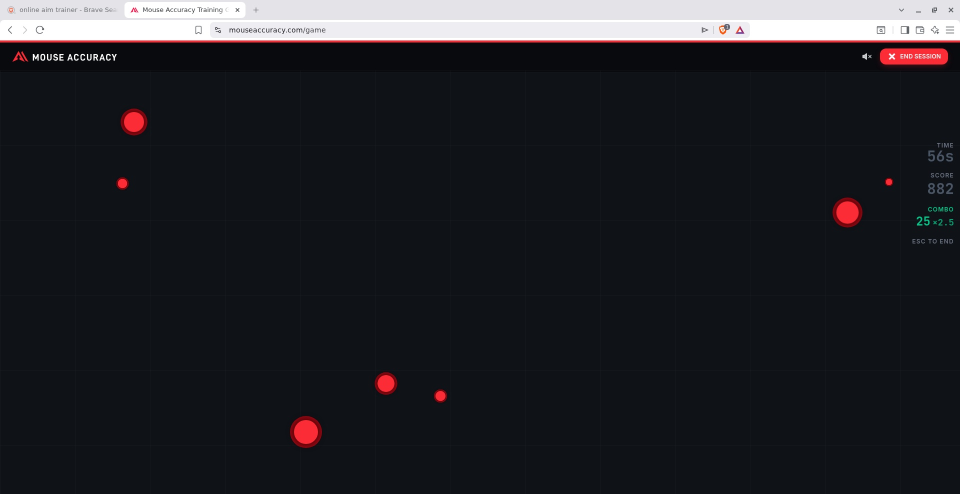
#> input picture dataset/images/train/0c8364dd-frame_1775972679.9689813.jpg, 1920 x 988 px (shown at 1/2 size); its folder holds only this picture in this run
$ python -i detector.py   (imports and definitions only)
#> lines starting #> are read from the running program, lines starting #| are printed output that depends on the picture; after the words box and inside, x2 and y2 are one past the last pixel; in counts of white or black regions, pixels touching at a corner belong together
#> further down, picture is the input picture: shape (988, 1920, 3); mean B, G, R 40.8, 35.9, 35.6
import os
import cv2
import numpy as np
import config


# [10 lines left out: function _detect_format, not called in this run]


# Backend YOLO (red neuronal)
class _YoloBackend:
    # [114 lines left out: functions __init__, detect, not called in this run]


# Backend por color (HSV + filtro de tamano/forma)
# Para sprites del juego anda mucho mejor que YOLO generico
class _ColorBackend:

    def __init__(self):
        self.min_area = getattr(config, "COLOR_MIN_AREA", 80)
        self.max_area = getattr(config, "COLOR_MAX_AREA", 6000)
        self.max_dets = getattr(config, "COLOR_MAX_DETS_PER_FRAME", 4)
        self.ignore_bottom_frac = getattr(config, "COLOR_IGNORE_BOTTOM_FRAC", 0.0)
        self.use_motion = getattr(config, "COLOR_USE_MOTION", False)

        if self.use_motion:
            # Frame differencing: lo que cambia frame a frame = se esta moviendo.
            # Sin esto el tronco del arbol entraba al rango de color y disparaba.
            self._prev_gray = None
            self._motion_kernel = cv2.getStructuringElement(
                cv2.MORPH_ELLIPSE, (15, 15)
            )
            self._motion_threshold = 3
            self._motion_dilate_iters = 8

        self.red_low1  = np.array(config.COLOR_RED_LOW1,  dtype=np.uint8)
        self.red_high1 = np.array(config.COLOR_RED_HIGH1, dtype=np.uint8)
        self.red_low2  = np.array(config.COLOR_RED_LOW2,  dtype=np.uint8)
        self.red_high2 = np.array(config.COLOR_RED_HIGH2, dtype=np.uint8)
        self.dark_low  = np.array(config.COLOR_DARK_LOW,  dtype=np.uint8)
        self.dark_high = np.array(config.COLOR_DARK_HIGH, dtype=np.uint8)

        self._kernel = cv2.getStructuringElement(cv2.MORPH_ELLIPSE, (3, 3))

        self._call_count = 0
        self._log_every  = 30

        print(f"[Detector/COLOR] Modo HSV color matching")
        print(f"[Detector/COLOR] Area valida: [{self.min_area}, {self.max_area}] px2")
        print(f"[Detector/COLOR] Max dets/frame: {self.max_dets}")

    def detect(self, frame):
        self._call_count += 1

        hsv = cv2.cvtColor(frame, cv2.COLOR_BGR2HSV)
#> hsv: shape (988, 1920, 3); mean H, S, V 108.6, 83.9, 42.9

        # Pato rojo/marron, uso dos rangos por el wrap del Hue
        mask_red = cv2.inRange(hsv, self.red_low1, self.red_high1) | \
                   cv2.inRange(hsv, self.red_low2, self.red_high2)
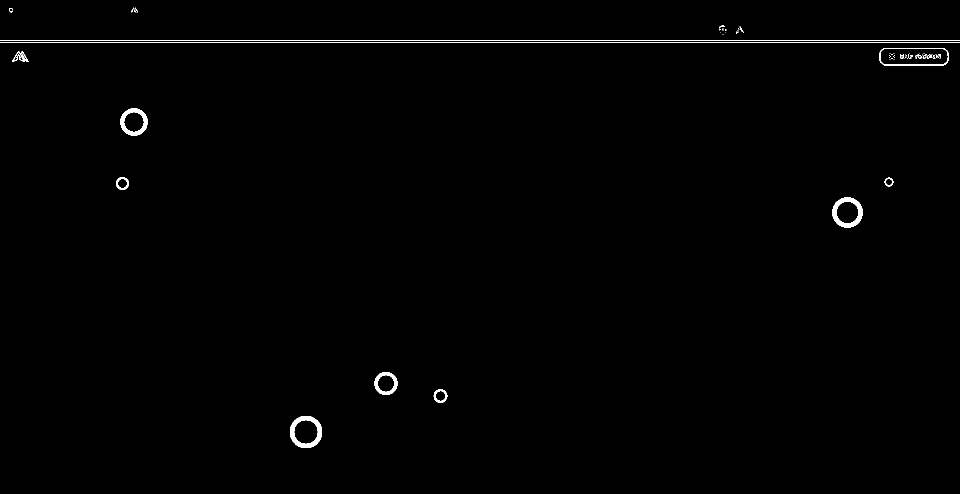
#> mask_red: shape (988, 1920) (shown at 1/2 size); 0.69% white; 82 white regions (68 under 20 px), largest, box (x1, y1, x2, y2) and area: (0, 84, 1920, 86) 3840, (0, 81, 1920, 82) 1920, (580, 832, 644, 896) 1584

        # Pato oscuro/gris (no verdoso, sino entraria el arbol)
        mask_dark = cv2.inRange(hsv, self.dark_low, self.dark_high)
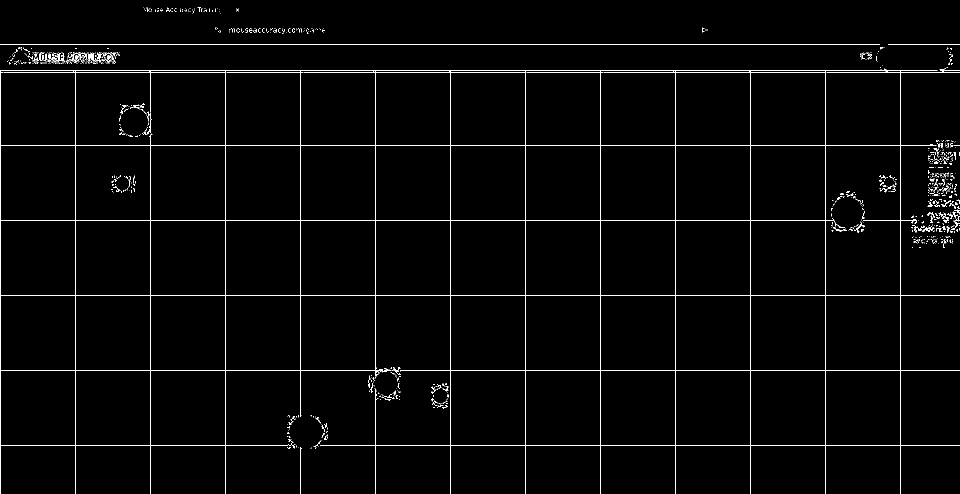
#> mask_dark: shape (988, 1920) (shown at 1/2 size); 1.8% white in thin lines or dots

        mask = mask_red | mask_dark
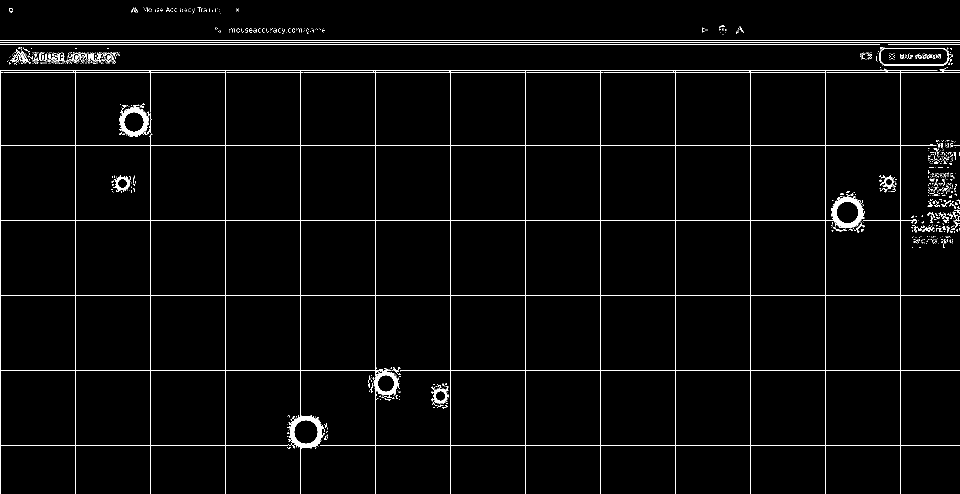
#> mask: shape (988, 1920) (shown at 1/2 size); 2.5% white in thin lines or dots

        # Combino con mascara de movimiento (AND).
        # Si el objeto no se mueve, no me importa que tenga el color.
        if self.use_motion:
            gray = cv2.cvtColor(frame, cv2.COLOR_BGR2GRAY)
            if self._prev_gray is not None:
                diff = cv2.absdiff(gray, self._prev_gray)
                _, motion = cv2.threshold(
                    diff, self._motion_threshold, 255, cv2.THRESH_BINARY
                )
                motion = cv2.dilate(motion, self._motion_kernel,
                                    iterations=self._motion_dilate_iters)
                mask = cv2.bitwise_and(mask, motion)
            self._prev_gray = gray

        # Ignoro la parte de abajo (perro/pasto)
        if self.ignore_bottom_frac > 0:
            h_mask = mask.shape[0]
            y_cut  = int(h_mask * (1.0 - self.ignore_bottom_frac))
            mask[y_cut:, :] = 0
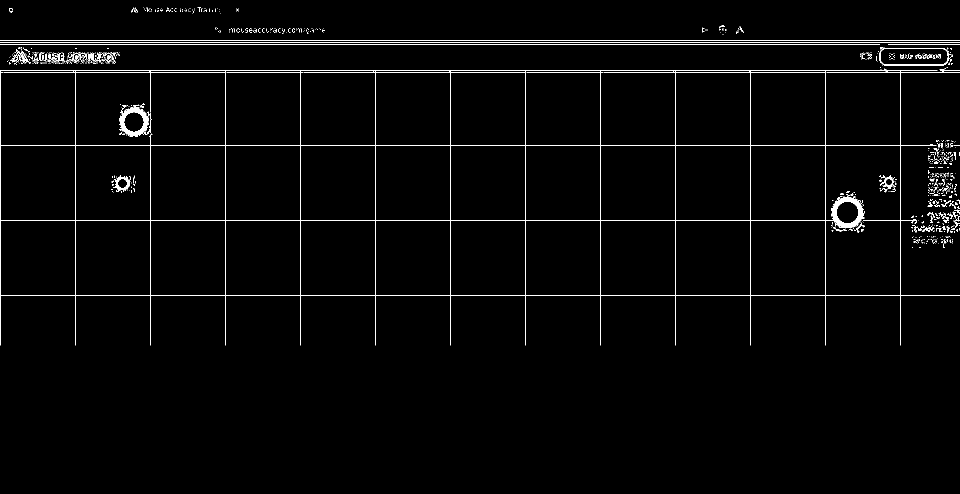
#> mask: shape (988, 1920) (shown at 1/2 size); 1.9% white in thin lines or dots, all inside (x1, y1, x2, y2) = (0, 15, 1920, 691)

        # Limpieza morfologica
        mask = cv2.morphologyEx(mask, cv2.MORPH_OPEN,  self._kernel)
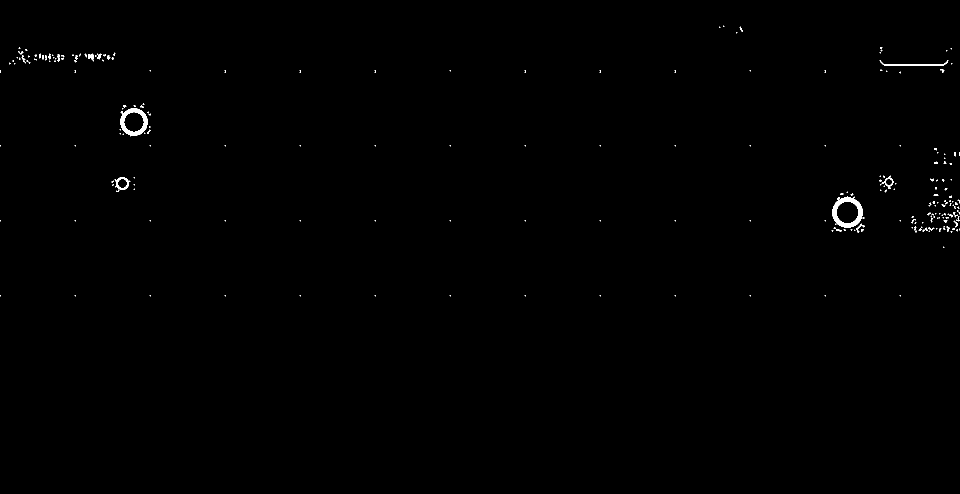
#> mask: shape (988, 1920) (shown at 1/2 size); 0.34% white; 234 white regions (187 under 20 px), largest, box (x1, y1, x2, y2) and area: (1664, 393, 1726, 456) 1463, (241, 216, 296, 273) 1188, (1759, 120, 1897, 132) 525
        mask = cv2.morphologyEx(mask, cv2.MORPH_CLOSE, self._kernel)
#> mask: shape (988, 1920); 0.34% white; 219 white regions (172 under 20 px)

        contours, _ = cv2.findContours(
            mask, cv2.RETR_EXTERNAL, cv2.CHAIN_APPROX_SIMPLE
        )
#> contours = 219 contours, 193 with area under 20; largest, box (x1, y1, x2, y2) and area: (1664, 393, 1729, 456) 2892, (241, 216, 296, 273) 2296, (229, 354, 261, 384) 538, (1759, 120, 1897, 132) 384, (1763, 351, 1787, 378) 264

        detections = []
        for c in contours:
            area = cv2.contourArea(c)
            if area < self.min_area or area > self.max_area:
                continue

            x, y, w, h = cv2.boundingRect(c)
            aspect = w / max(h, 1)
            if aspect < 0.25 or aspect > 5.0:
                continue

            cx = x + w // 2
            cy = y + h // 2

            detections.append({
                "x":    cx,
                "y":    cy,
                "w":    w,
                "h":    h,
                "conf": min(1.0, area / 1000.0),
                "cls":  0,
            })
#> this loop made 219 passes
#> area on passes 23, 29, 30: 25.5, 22, 25.5
#> after the loop, detections = 6 items

        # Si hay demasiadas detecciones probablemente es ruido (cambio de pantalla,
        # animacion). Mejor no disparar.
        if len(detections) > self.max_dets:
            if self._call_count % self._log_every == 0:
                print(f"[COLOR #{self._call_count}] {len(detections)} dets "
                      f"> {self.max_dets}, ignoro (ruido)")
            return []

        if self._call_count % self._log_every == 0:
            n = len(detections)
            if n > 0:
                areas = [d["w"] * d["h"] for d in detections]
                print(f"[COLOR #{self._call_count}] {n} dets | "
                      f"areas: [{min(areas)}-{max(areas)}] px2")
            else:
                print(f"[COLOR #{self._call_count}] 0 dets")

        return detections


class Detector:
    # Elige el backend segun config.DETECTOR_BACKEND

    # [6 lines left out: function __init__, not called in this run]

    def detect(self, frame):
        return self._impl.detect(frame)

>>> import cv2
>>> picture = cv2.imread('dataset/images/train/0c8364dd-frame_1775972679.9689813.jpg')
>>> result = _ColorBackend().detect(picture)
#> result = 6 items

$ run again, on dataset/images/train/0d510441-frame_1775972721.2076912.jpg
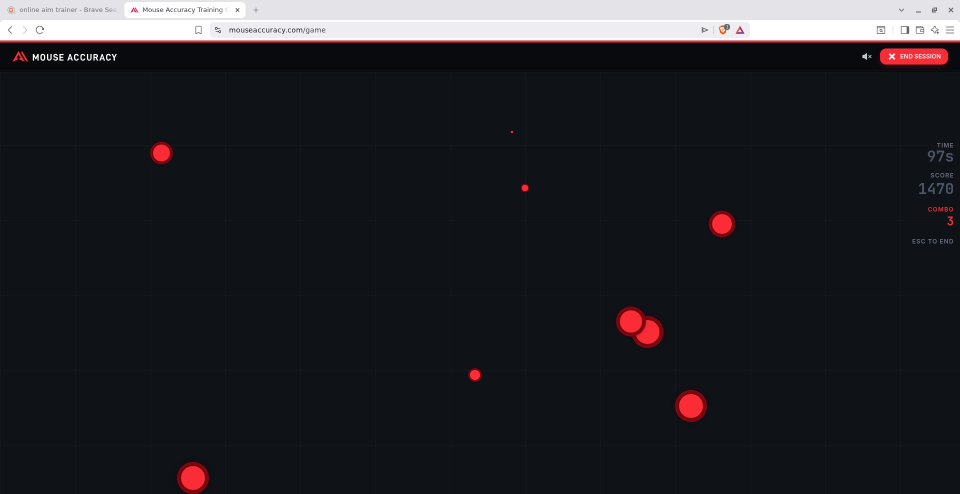
#> input picture dataset/images/train/0d510441-frame_1775972721.2076912.jpg, 1920 x 988 px (shown at 1/2 size)
#> picture is the input picture: shape (988, 1920, 3); mean B, G, R 40.8, 35.9, 36.1
#> hsv: shape (988, 1920, 3); mean H, S, V 108.9, 84.2, 43.4
#> in detect, `mask_red = cv2.inRange(hsv, self.red_low1, self.red_high1) | \ cv2.inR..`:
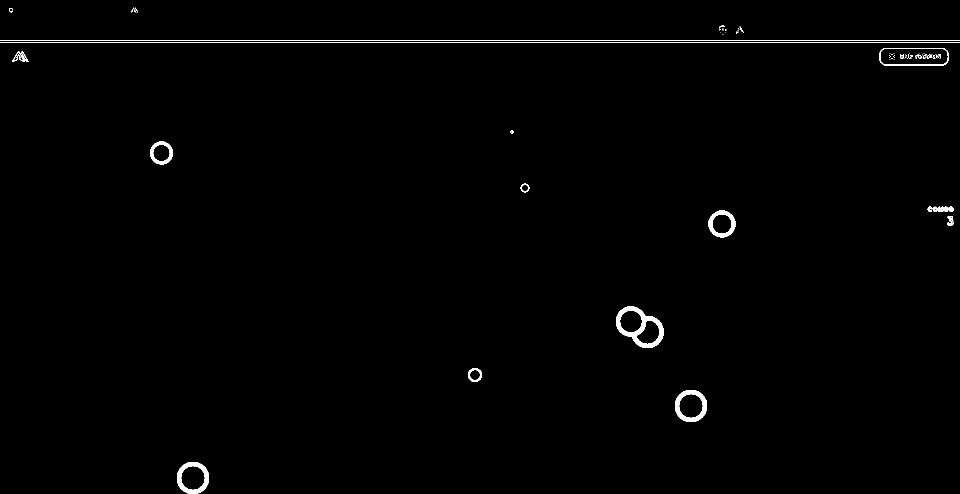
#> mask_red: shape (988, 1920) (shown at 1/2 size); 0.85% white; 86 white regions (68 under 20 px), largest, box (x1, y1, x2, y2) and area: (0, 84, 1920, 86) 3840, (1232, 612, 1328, 696) 2600, (0, 81, 1920, 82) 1920
#> mask_dark: shape (988, 1920); 1.8% white in thin lines or dots
#> in detect, `mask = cv2.morphologyEx(mask, cv2.MORPH_OPEN,  self._kernel)`:
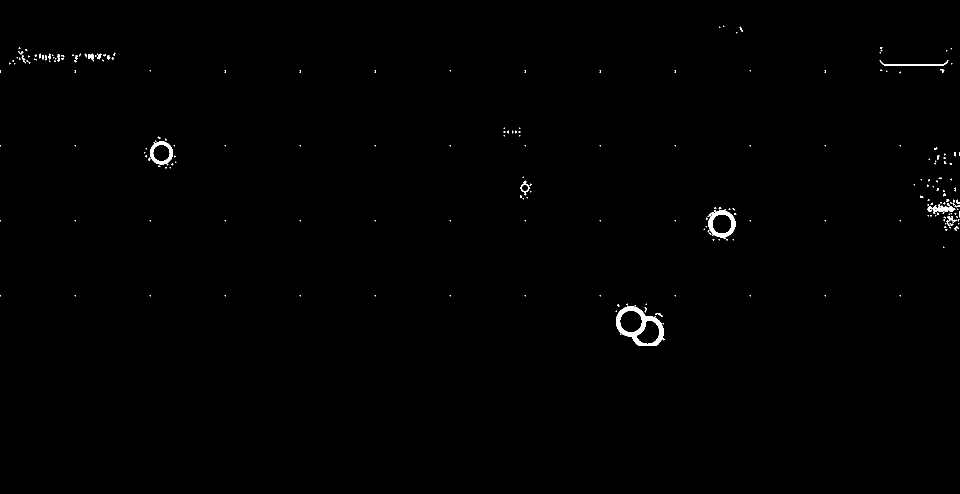
#> mask: shape (988, 1920) (shown at 1/2 size); 0.43% white; 226 white regions (191 under 20 px), largest, box (x1, y1, x2, y2) and area: (1232, 612, 1329, 691) 2484, (1415, 418, 1471, 478) 1211, (300, 283, 346, 331) 855
#> contours = 210 contours, 188 with area under 20; largest, box (x1, y1, x2, y2) and area: (1232, 610, 1329, 691) 5196, (1415, 418, 1471, 478) 2326, (296, 283, 346, 331) 1642, (1855, 406, 1911, 428) 483, (1759, 120, 1897, 132) 384
#> the loop in detect, `for c in contours:` made 210 passes
#> area on passes 1, 29: 31, 23.5
#> after the loop in detect, `for c in contours:`: detections = 7 items

$ run again, on dataset/images/train/0fc42a7d-frame_1775972629.2548447.jpg
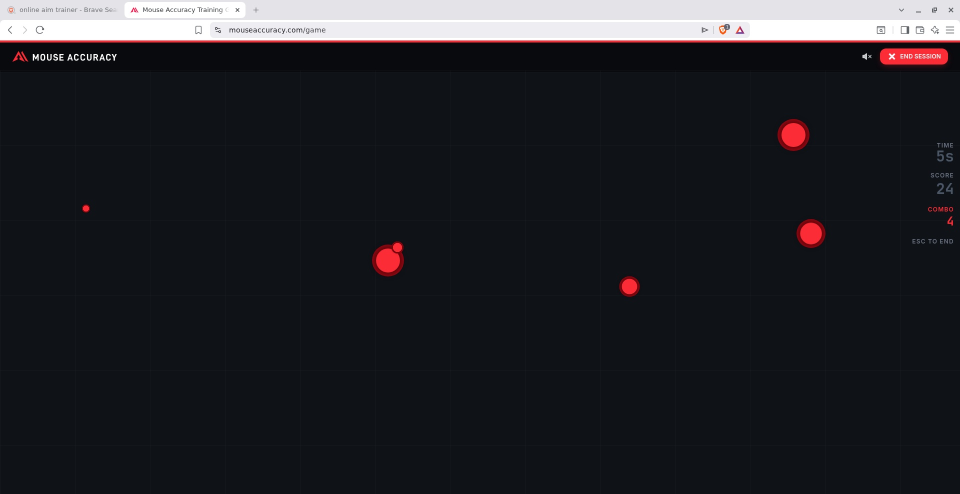
#> input picture dataset/images/train/0fc42a7d-frame_1775972629.2548447.jpg, 1920 x 988 px (shown at 1/2 size)
#> picture is the input picture: shape (988, 1920, 3); mean B, G, R 40.7, 35.9, 35.6
#> hsv: shape (988, 1920, 3); mean H, S, V 108.6, 83.8, 42.9
#> in detect, `mask_red = cv2.inRange(hsv, self.red_low1, self.red_high1) | \ cv2.inR..`:
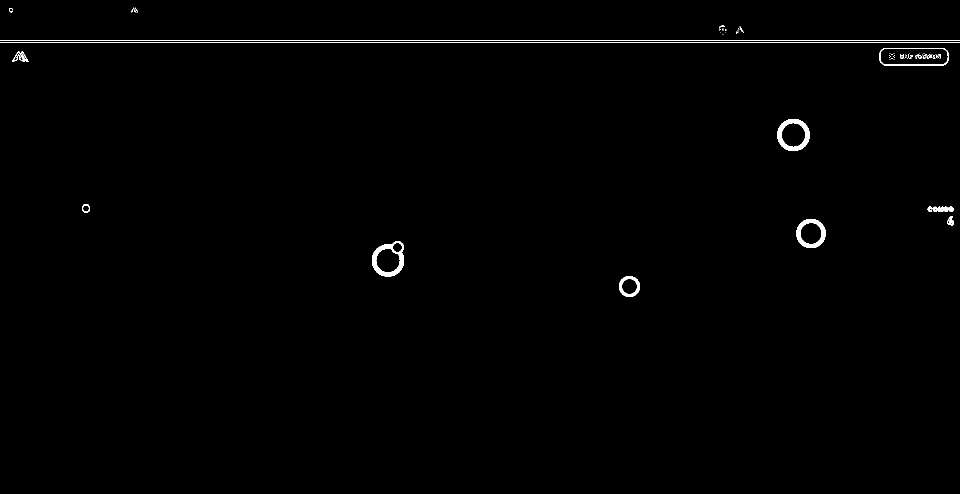
#> mask_red: shape (988, 1920) (shown at 1/2 size); 0.7% white; 83 white regions (68 under 20 px), largest, box (x1, y1, x2, y2) and area: (0, 84, 1920, 86) 3840, (0, 81, 1920, 82) 1920, (744, 482, 808, 554) 1661
#> mask_dark: shape (988, 1920); 1.8% white in thin lines or dots
#> in detect, `mask = cv2.morphologyEx(mask, cv2.MORPH_OPEN,  self._kernel)`:
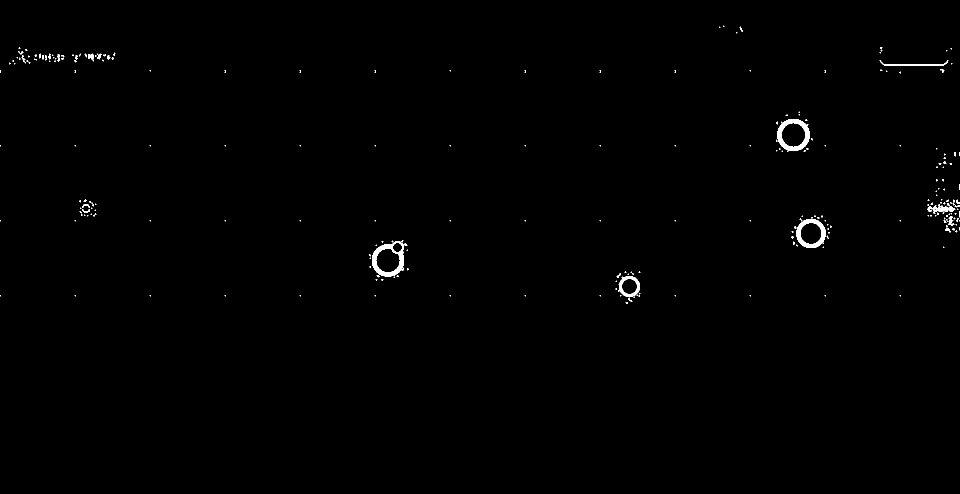
#> mask: shape (988, 1920) (shown at 1/2 size); 0.48% white; 248 white regions (211 under 20 px), largest, box (x1, y1, x2, y2) and area: (744, 482, 815, 554) 1706, (1554, 238, 1620, 304) 1618, (1592, 438, 1652, 496) 1342
#> contours = 224 contours, 200 with area under 20; largest, box (x1, y1, x2, y2) and area: (743, 480, 815, 556) 3568, (1552, 238, 1620, 304) 3261, (1588, 434, 1652, 496) 2693, (1236, 551, 1280, 604) 1396, (1855, 406, 1911, 428) 483
#> the loop in detect, `for c in contours:` made 224 passes
#> (area, x, y, w, h, aspect, cx, cy) on passes 21, 41: (1396.5, 1236, 551, 44, 53, 0.83, 1258, 577), (3568, 743, 480, 72, 76, 0.947, 779, 518)
#> after the loop in detect, `for c in contours:`: detections = 7 items
